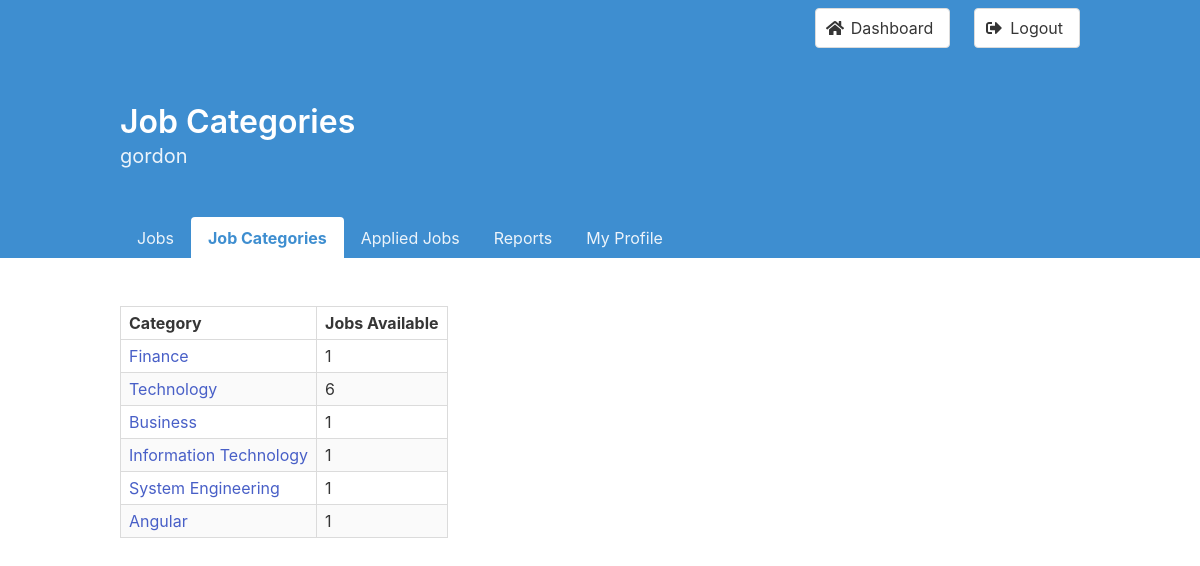
Page /categories (signed in) on the committed database.
### tables this page shows
CREATE TABLE Job_Categories_List
(
    jobCategoriesID int          NOT NULL AUTO_INCREMENT PRIMARY KEY,
    categoryName    varchar(255) NOT NULL UNIQUE
);

### controller/categories.php (called while the page is built, shortened)
<?php
require "model/JobCategoriesList.php";
class CategoriesController
{
  public $jobCategoriesList;
  public function __construct()
  {
    $this->jobCategoriesList = new JobCategoriesList();
  }
  public function invoke()
  {
    $categories = $this->jobCategoriesList->getCategories();
    include 'view/categories.php';
  }
}

### model/Database.php (called while the page is built, shortened)
<?php
class Database
{
  private $_host = '127.0.0.1';
  private $_user = 'gxc353_1';
  private $_pass = 'temp_password';
  private $_name = 'gxc353_1';
  private $_databaseHandler;
  private $_statement;
  public function __construct()
  {
    $dsn = 'mysql:host=' . $this->_host . ';dbname=' . $this->_name;
    $options = [
      PDO::ATTR_EMULATE_PREPARES => false,
      PDO::ATTR_ERRMODE => PDO::ERRMODE_EXCEPTION,
      PDO::ATTR_PERSISTENT => true,
    ];
    try {
      $this->_databaseHandler = new PDO($dsn, $this->_user, $this->_pass, $options);
    } catch (PDOException $e) {
      $this->_error = $e->getMessage();
      echo "<p class=\"has-text-black has-background-warning\">$this->_error</p>";
    }
  }
  public function query($sql)
  {
    $this->_statement = $this->_databaseHandler->prepare($sql);
  }
  public function bind($param, $value, $type = null)
  {
    $this->_statement->bindValue($param, $value, $type);
  }
  public function execute()
  {
    try {
      return $this->_statement->execute();
    } catch (PDOException $e) {
      echo "<p class=\"has-text-black has-background-warning\">{$e->getMessage()}</p>";
    }
  }
  public function fetchAll()
  {
    $this->execute();
    return $this->_statement->fetchAll(PDO::FETCH_OBJ);
  }
}

### model/JobCategoriesList.php (called while the page is built, shortened)
<?php
require_once "model/Database.php";
class JobCategoriesList
{
  private $_db;
  public function __construct()
  {
    $this->_db = new Database();
  }
  public function getCategories()
  {
    $sql = "SELECT jobCategoriesID, categoryName, COUNT(jobID) as numPostings
      FROM Job_Categories_List JOIN Job_Categories ON Job_Categories_List.jobCategoriesID = Job_Categories.jobCategoryID
      GROUP BY jobCategoriesID, categoryName";
    $this->_db->query($sql);
    return $this->_db->fetchAll();
  }
}

### view/categories.php (the view, shortened to what this page needs)
<head>
</head>
<body>
  <?php
  require "templates/hero.php";
  ?>
  <section class="section">
    <div class="container">
      <div class="columns">
        <div class="column">
          <table class="table is-bordered is-striped is-narrow is-hoverable">
            <thead>
              <tr>
                <th>Category</th>
                <th>Jobs Available</th>
              </tr>
            </thead>
            <tbody>
              <?php
              if (isset($categories)) {
                foreach ($categories as $index => $obj) {
                  echo '<tr>';
                  echo '<td>';
                  echo "<a class=\"is-info\" href=\"categories?showCategoryJobs=$obj->jobCategoriesID\">";
                  echo "$obj->categoryName";
                  echo '</a>';
                  echo "<td>$obj->numPostings</td>";
                  echo '</tr>';
                }
              }
              ?>
            </tbody>
          </table>
        </div>
        <div class="column">
        </div>
      </div>
    </div>
  </section>
</body>

### rows in the picture
job_categories_list: categoryName "Finance", numPostings "1"
job_categories_list: categoryName "Technology", numPostings "6"
job_categories_list: categoryName "Business", numPostings "1"
job_categories_list: categoryName "Information Technology", numPostings "1"
job_categories_list: categoryName "System Engineering", numPostings "1"
job_categories_list: categoryName "Angular", numPostings "1"

### other values in the picture
$heroTitle "Job Categories"
$_SESSION["username"] "gordon"
